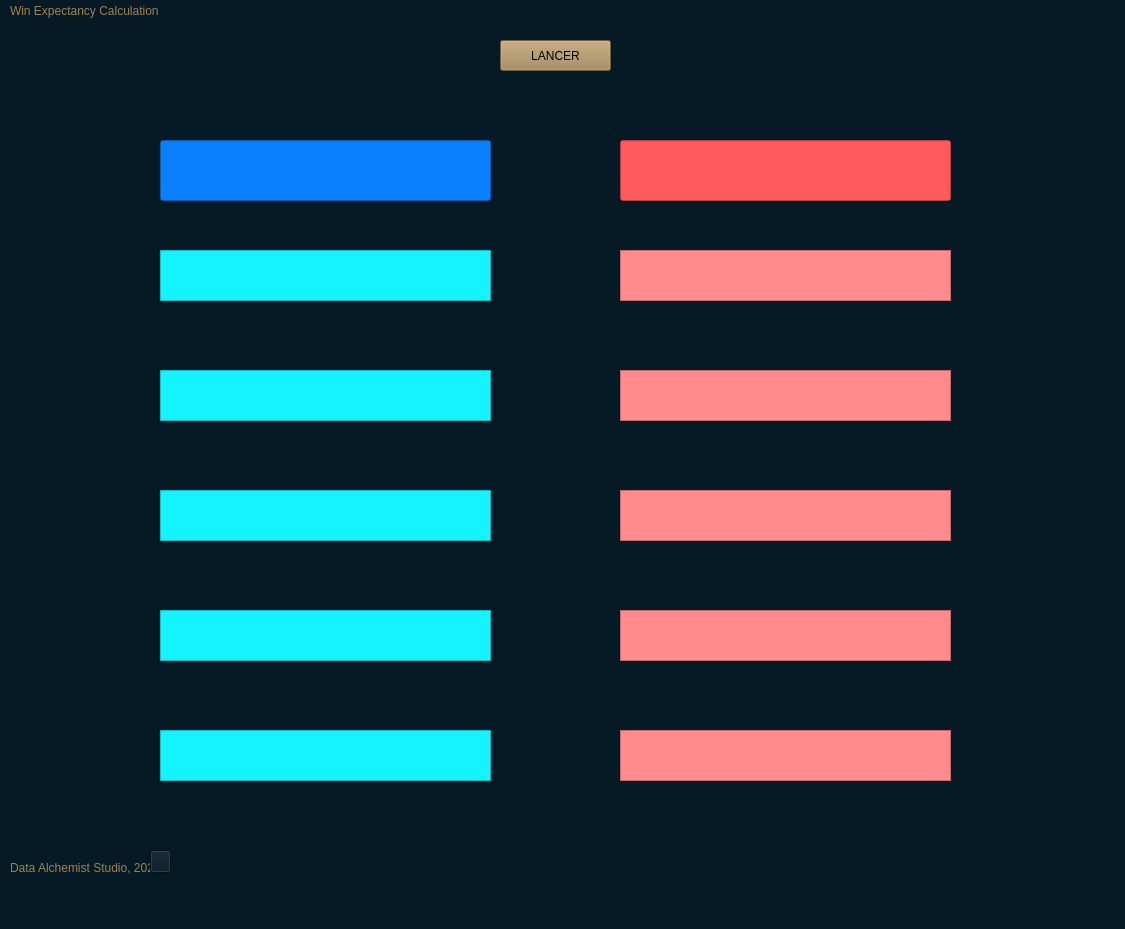
<?xml version="1.0" encoding="UTF-8"?>
<ui version="4.0">
 <class>MainWindow</class>
 <widget class="QMainWindow" name="MainWindow">
  <property name="geometry">
   <rect>
    <x>0</x>
    <y>0</y>
    <width>1125</width>
    <height>929</height>
   </rect>
  </property>
  <property name="palette">
   <palette>
    <active>
     <colorrole role="Button">
      <brush brushstyle="SolidPattern">
       <color alpha="255">
        <red>6</red>
        <green>26</green>
        <blue>37</blue>
       </color>
      </brush>
     </colorrole>
     <colorrole role="Base">
      <brush brushstyle="SolidPattern">
       <color alpha="255">
        <red>6</red>
        <green>26</green>
        <blue>37</blue>
       </color>
      </brush>
     </colorrole>
     <colorrole role="Window">
      <brush brushstyle="SolidPattern">
       <color alpha="255">
        <red>6</red>
        <green>26</green>
        <blue>37</blue>
       </color>
      </brush>
     </colorrole>
    </active>
    <inactive>
     <colorrole role="Button">
      <brush brushstyle="SolidPattern">
       <color alpha="255">
        <red>6</red>
        <green>26</green>
        <blue>37</blue>
       </color>
      </brush>
     </colorrole>
     <colorrole role="Base">
      <brush brushstyle="SolidPattern">
       <color alpha="255">
        <red>6</red>
        <green>26</green>
        <blue>37</blue>
       </color>
      </brush>
     </colorrole>
     <colorrole role="Window">
      <brush brushstyle="SolidPattern">
       <color alpha="255">
        <red>6</red>
        <green>26</green>
        <blue>37</blue>
       </color>
      </brush>
     </colorrole>
    </inactive>
    <disabled>
     <colorrole role="Button">
      <brush brushstyle="SolidPattern">
       <color alpha="255">
        <red>6</red>
        <green>26</green>
        <blue>37</blue>
       </color>
      </brush>
     </colorrole>
     <colorrole role="Base">
      <brush brushstyle="SolidPattern">
       <color alpha="255">
        <red>6</red>
        <green>26</green>
        <blue>37</blue>
       </color>
      </brush>
     </colorrole>
     <colorrole role="Window">
      <brush brushstyle="SolidPattern">
       <color alpha="255">
        <red>6</red>
        <green>26</green>
        <blue>37</blue>
       </color>
      </brush>
     </colorrole>
    </disabled>
   </palette>
  </property>
  <property name="font">
   <font>
    <family>Friz Quadrata Std</family>
   </font>
  </property>
  <property name="windowTitle">
   <string>WEC - Data Alchemist Studio, 2021</string>
  </property>
  <property name="styleSheet">
   <string notr="true">background-color: rgb(6, 26, 37);</string>
  </property>
  <widget class="QWidget" name="centralwidget">
   <widget class="QPushButton" name="button_1">
    <property name="geometry">
     <rect>
      <x>500</x>
      <y>40</y>
      <width>111</width>
      <height>31</height>
     </rect>
    </property>
    <property name="acceptDrops">
     <bool>false</bool>
    </property>
    <property name="styleSheet">
     <string notr="true">background-color: rgb(157, 130, 84);
font: 75 16pt &quot;Ebrima&quot;;</string>
    </property>
    <property name="text">
     <string>LANCER</string>
    </property>
   </widget>
   <widget class="QLabel" name="labelRoot">
    <property name="geometry">
     <rect>
      <x>10</x>
      <y>860</y>
      <width>141</width>
      <height>16</height>
     </rect>
    </property>
    <property name="styleSheet">
     <string notr="true">color: rgb(157, 130, 84);</string>
    </property>
    <property name="text">
     <string>Data Alchemist Studio, 2021</string>
    </property>
   </widget>
   <widget class="QLabel" name="labelMain">
    <property name="geometry">
     <rect>
      <x>10</x>
      <y>0</y>
      <width>191</width>
      <height>21</height>
     </rect>
    </property>
    <property name="styleSheet">
     <string notr="true">color: rgb(157, 130, 84);
font: 63 11pt &quot;Yu Gothic UI Semibold&quot;;</string>
    </property>
    <property name="text">
     <string>Win Expectancy Calculation</string>
    </property>
   </widget>
   <widget class="QLabel" name="labelSUP">
    <property name="geometry">
     <rect>
      <x>520</x>
      <y>720</y>
      <width>71</width>
      <height>71</height>
     </rect>
    </property>
    <property name="text">
     <string/>
    </property>
    <property name="pixmap">
     <pixmap>ressources/0_SUP.png</pixmap>
    </property>
    <property name="scaledContents">
     <bool>true</bool>
    </property>
   </widget>
   <widget class="QLabel" name="labelBot">
    <property name="geometry">
     <rect>
      <x>520</x>
      <y>600</y>
      <width>71</width>
      <height>71</height>
     </rect>
    </property>
    <property name="text">
     <string/>
    </property>
    <property name="pixmap">
     <pixmap>ressources/0_BOT.png</pixmap>
    </property>
    <property name="scaledContents">
     <bool>true</bool>
    </property>
   </widget>
   <widget class="QLabel" name="labelMid">
    <property name="geometry">
     <rect>
      <x>520</x>
      <y>480</y>
      <width>71</width>
      <height>71</height>
     </rect>
    </property>
    <property name="text">
     <string/>
    </property>
    <property name="pixmap">
     <pixmap>ressources/0_MID.png</pixmap>
    </property>
    <property name="scaledContents">
     <bool>true</bool>
    </property>
   </widget>
   <widget class="QLabel" name="labelJGL">
    <property name="geometry">
     <rect>
      <x>520</x>
      <y>360</y>
      <width>71</width>
      <height>71</height>
     </rect>
    </property>
    <property name="text">
     <string/>
    </property>
    <property name="pixmap">
     <pixmap>ressources/0_JGL.png</pixmap>
    </property>
    <property name="scaledContents">
     <bool>true</bool>
    </property>
   </widget>
   <widget class="QLabel" name="labelTOP">
    <property name="geometry">
     <rect>
      <x>520</x>
      <y>240</y>
      <width>71</width>
      <height>71</height>
     </rect>
    </property>
    <property name="text">
     <string/>
    </property>
    <property name="pixmap">
     <pixmap>ressources/0_TOP.png</pixmap>
    </property>
    <property name="scaledContents">
     <bool>true</bool>
    </property>
   </widget>
   <widget class="QTextBrowser" name="textBlueTop">
    <property name="geometry">
     <rect>
      <x>160</x>
      <y>250</y>
      <width>331</width>
      <height>51</height>
     </rect>
    </property>
    <property name="palette">
     <palette>
      <active>
       <colorrole role="Button">
        <brush brushstyle="SolidPattern">
         <color alpha="255">
          <red>20</red>
          <green>244</green>
          <blue>255</blue>
         </color>
        </brush>
       </colorrole>
       <colorrole role="Base">
        <brush brushstyle="SolidPattern">
         <color alpha="255">
          <red>20</red>
          <green>244</green>
          <blue>255</blue>
         </color>
        </brush>
       </colorrole>
       <colorrole role="Window">
        <brush brushstyle="SolidPattern">
         <color alpha="255">
          <red>20</red>
          <green>244</green>
          <blue>255</blue>
         </color>
        </brush>
       </colorrole>
      </active>
      <inactive>
       <colorrole role="Button">
        <brush brushstyle="SolidPattern">
         <color alpha="255">
          <red>20</red>
          <green>244</green>
          <blue>255</blue>
         </color>
        </brush>
       </colorrole>
       <colorrole role="Base">
        <brush brushstyle="SolidPattern">
         <color alpha="255">
          <red>20</red>
          <green>244</green>
          <blue>255</blue>
         </color>
        </brush>
       </colorrole>
       <colorrole role="Window">
        <brush brushstyle="SolidPattern">
         <color alpha="255">
          <red>20</red>
          <green>244</green>
          <blue>255</blue>
         </color>
        </brush>
       </colorrole>
      </inactive>
      <disabled>
       <colorrole role="Button">
        <brush brushstyle="SolidPattern">
         <color alpha="255">
          <red>20</red>
          <green>244</green>
          <blue>255</blue>
         </color>
        </brush>
       </colorrole>
       <colorrole role="Base">
        <brush brushstyle="SolidPattern">
         <color alpha="255">
          <red>20</red>
          <green>244</green>
          <blue>255</blue>
         </color>
        </brush>
       </colorrole>
       <colorrole role="Window">
        <brush brushstyle="SolidPattern">
         <color alpha="255">
          <red>20</red>
          <green>244</green>
          <blue>255</blue>
         </color>
        </brush>
       </colorrole>
      </disabled>
     </palette>
    </property>
    <property name="font">
     <font>
      <family>Friz Quadrata</family>
      <pointsize>16</pointsize>
      <weight>75</weight>
      <bold>true</bold>
     </font>
    </property>
    <property name="styleSheet">
     <string notr="true">background-color: rgb(20, 244, 255);</string>
    </property>
   </widget>
   <widget class="QTextBrowser" name="textBlueJgl">
    <property name="geometry">
     <rect>
      <x>160</x>
      <y>370</y>
      <width>331</width>
      <height>51</height>
     </rect>
    </property>
    <property name="palette">
     <palette>
      <active>
       <colorrole role="Button">
        <brush brushstyle="SolidPattern">
         <color alpha="255">
          <red>20</red>
          <green>244</green>
          <blue>255</blue>
         </color>
        </brush>
       </colorrole>
       <colorrole role="Base">
        <brush brushstyle="SolidPattern">
         <color alpha="255">
          <red>20</red>
          <green>244</green>
          <blue>255</blue>
         </color>
        </brush>
       </colorrole>
       <colorrole role="Window">
        <brush brushstyle="SolidPattern">
         <color alpha="255">
          <red>20</red>
          <green>244</green>
          <blue>255</blue>
         </color>
        </brush>
       </colorrole>
      </active>
      <inactive>
       <colorrole role="Button">
        <brush brushstyle="SolidPattern">
         <color alpha="255">
          <red>20</red>
          <green>244</green>
          <blue>255</blue>
         </color>
        </brush>
       </colorrole>
       <colorrole role="Base">
        <brush brushstyle="SolidPattern">
         <color alpha="255">
          <red>20</red>
          <green>244</green>
          <blue>255</blue>
         </color>
        </brush>
       </colorrole>
       <colorrole role="Window">
        <brush brushstyle="SolidPattern">
         <color alpha="255">
          <red>20</red>
          <green>244</green>
          <blue>255</blue>
         </color>
        </brush>
       </colorrole>
      </inactive>
      <disabled>
       <colorrole role="Button">
        <brush brushstyle="SolidPattern">
         <color alpha="255">
          <red>20</red>
          <green>244</green>
          <blue>255</blue>
         </color>
        </brush>
       </colorrole>
       <colorrole role="Base">
        <brush brushstyle="SolidPattern">
         <color alpha="255">
          <red>20</red>
          <green>244</green>
          <blue>255</blue>
         </color>
        </brush>
       </colorrole>
       <colorrole role="Window">
        <brush brushstyle="SolidPattern">
         <color alpha="255">
          <red>20</red>
          <green>244</green>
          <blue>255</blue>
         </color>
        </brush>
       </colorrole>
      </disabled>
     </palette>
    </property>
    <property name="font">
     <font>
      <family>Friz Quadrata</family>
      <pointsize>16</pointsize>
      <weight>75</weight>
      <bold>true</bold>
     </font>
    </property>
    <property name="styleSheet">
     <string notr="true">background-color: rgb(20, 244, 255);</string>
    </property>
   </widget>
   <widget class="QTextBrowser" name="textBlueMid">
    <property name="geometry">
     <rect>
      <x>160</x>
      <y>490</y>
      <width>331</width>
      <height>51</height>
     </rect>
    </property>
    <property name="palette">
     <palette>
      <active>
       <colorrole role="Button">
        <brush brushstyle="SolidPattern">
         <color alpha="255">
          <red>20</red>
          <green>244</green>
          <blue>255</blue>
         </color>
        </brush>
       </colorrole>
       <colorrole role="Base">
        <brush brushstyle="SolidPattern">
         <color alpha="255">
          <red>20</red>
          <green>244</green>
          <blue>255</blue>
         </color>
        </brush>
       </colorrole>
       <colorrole role="Window">
        <brush brushstyle="SolidPattern">
         <color alpha="255">
          <red>20</red>
          <green>244</green>
          <blue>255</blue>
         </color>
        </brush>
       </colorrole>
      </active>
      <inactive>
       <colorrole role="Button">
        <brush brushstyle="SolidPattern">
         <color alpha="255">
          <red>20</red>
          <green>244</green>
          <blue>255</blue>
         </color>
        </brush>
       </colorrole>
       <colorrole role="Base">
        <brush brushstyle="SolidPattern">
         <color alpha="255">
          <red>20</red>
          <green>244</green>
          <blue>255</blue>
         </color>
        </brush>
       </colorrole>
       <colorrole role="Window">
        <brush brushstyle="SolidPattern">
         <color alpha="255">
          <red>20</red>
          <green>244</green>
          <blue>255</blue>
         </color>
        </brush>
       </colorrole>
      </inactive>
      <disabled>
       <colorrole role="Button">
        <brush brushstyle="SolidPattern">
         <color alpha="255">
          <red>20</red>
          <green>244</green>
          <blue>255</blue>
         </color>
        </brush>
       </colorrole>
       <colorrole role="Base">
        <brush brushstyle="SolidPattern">
         <color alpha="255">
          <red>20</red>
          <green>244</green>
          <blue>255</blue>
         </color>
        </brush>
       </colorrole>
       <colorrole role="Window">
        <brush brushstyle="SolidPattern">
         <color alpha="255">
          <red>20</red>
          <green>244</green>
          <blue>255</blue>
         </color>
        </brush>
       </colorrole>
      </disabled>
     </palette>
    </property>
    <property name="font">
     <font>
      <family>Friz Quadrata</family>
      <pointsize>16</pointsize>
      <weight>75</weight>
      <bold>true</bold>
     </font>
    </property>
    <property name="styleSheet">
     <string notr="true">background-color: rgb(20, 244, 255);</string>
    </property>
   </widget>
   <widget class="QTextBrowser" name="textBlueBot">
    <property name="geometry">
     <rect>
      <x>160</x>
      <y>610</y>
      <width>331</width>
      <height>51</height>
     </rect>
    </property>
    <property name="palette">
     <palette>
      <active>
       <colorrole role="Button">
        <brush brushstyle="SolidPattern">
         <color alpha="255">
          <red>20</red>
          <green>244</green>
          <blue>255</blue>
         </color>
        </brush>
       </colorrole>
       <colorrole role="Base">
        <brush brushstyle="SolidPattern">
         <color alpha="255">
          <red>20</red>
          <green>244</green>
          <blue>255</blue>
         </color>
        </brush>
       </colorrole>
       <colorrole role="Window">
        <brush brushstyle="SolidPattern">
         <color alpha="255">
          <red>20</red>
          <green>244</green>
          <blue>255</blue>
         </color>
        </brush>
       </colorrole>
      </active>
      <inactive>
       <colorrole role="Button">
        <brush brushstyle="SolidPattern">
         <color alpha="255">
          <red>20</red>
          <green>244</green>
          <blue>255</blue>
         </color>
        </brush>
       </colorrole>
       <colorrole role="Base">
        <brush brushstyle="SolidPattern">
         <color alpha="255">
          <red>20</red>
          <green>244</green>
          <blue>255</blue>
         </color>
        </brush>
       </colorrole>
       <colorrole role="Window">
        <brush brushstyle="SolidPattern">
         <color alpha="255">
          <red>20</red>
          <green>244</green>
          <blue>255</blue>
         </color>
        </brush>
       </colorrole>
      </inactive>
      <disabled>
       <colorrole role="Button">
        <brush brushstyle="SolidPattern">
         <color alpha="255">
          <red>20</red>
          <green>244</green>
          <blue>255</blue>
         </color>
        </brush>
       </colorrole>
       <colorrole role="Base">
        <brush brushstyle="SolidPattern">
         <color alpha="255">
          <red>20</red>
          <green>244</green>
          <blue>255</blue>
         </color>
        </brush>
       </colorrole>
       <colorrole role="Window">
        <brush brushstyle="SolidPattern">
         <color alpha="255">
          <red>20</red>
          <green>244</green>
          <blue>255</blue>
         </color>
        </brush>
       </colorrole>
      </disabled>
     </palette>
    </property>
    <property name="font">
     <font>
      <family>Friz Quadrata</family>
      <pointsize>16</pointsize>
      <weight>75</weight>
      <bold>true</bold>
     </font>
    </property>
    <property name="styleSheet">
     <string notr="true">background-color: rgb(20, 244, 255);</string>
    </property>
   </widget>
   <widget class="QTextBrowser" name="textBlueSup">
    <property name="geometry">
     <rect>
      <x>160</x>
      <y>730</y>
      <width>331</width>
      <height>51</height>
     </rect>
    </property>
    <property name="palette">
     <palette>
      <active>
       <colorrole role="Button">
        <brush brushstyle="SolidPattern">
         <color alpha="255">
          <red>20</red>
          <green>244</green>
          <blue>255</blue>
         </color>
        </brush>
       </colorrole>
       <colorrole role="Base">
        <brush brushstyle="SolidPattern">
         <color alpha="255">
          <red>20</red>
          <green>244</green>
          <blue>255</blue>
         </color>
        </brush>
       </colorrole>
       <colorrole role="Window">
        <brush brushstyle="SolidPattern">
         <color alpha="255">
          <red>20</red>
          <green>244</green>
          <blue>255</blue>
         </color>
        </brush>
       </colorrole>
      </active>
      <inactive>
       <colorrole role="Button">
        <brush brushstyle="SolidPattern">
         <color alpha="255">
          <red>20</red>
          <green>244</green>
          <blue>255</blue>
         </color>
        </brush>
       </colorrole>
       <colorrole role="Base">
        <brush brushstyle="SolidPattern">
         <color alpha="255">
          <red>20</red>
          <green>244</green>
          <blue>255</blue>
         </color>
        </brush>
       </colorrole>
       <colorrole role="Window">
        <brush brushstyle="SolidPattern">
         <color alpha="255">
          <red>20</red>
          <green>244</green>
          <blue>255</blue>
         </color>
        </brush>
       </colorrole>
      </inactive>
      <disabled>
       <colorrole role="Button">
        <brush brushstyle="SolidPattern">
         <color alpha="255">
          <red>20</red>
          <green>244</green>
          <blue>255</blue>
         </color>
        </brush>
       </colorrole>
       <colorrole role="Base">
        <brush brushstyle="SolidPattern">
         <color alpha="255">
          <red>20</red>
          <green>244</green>
          <blue>255</blue>
         </color>
        </brush>
       </colorrole>
       <colorrole role="Window">
        <brush brushstyle="SolidPattern">
         <color alpha="255">
          <red>20</red>
          <green>244</green>
          <blue>255</blue>
         </color>
        </brush>
       </colorrole>
      </disabled>
     </palette>
    </property>
    <property name="font">
     <font>
      <family>Friz Quadrata</family>
      <pointsize>16</pointsize>
      <weight>75</weight>
      <bold>true</bold>
     </font>
    </property>
    <property name="styleSheet">
     <string notr="true">background-color: rgb(20, 244, 255);</string>
    </property>
   </widget>
   <widget class="QTextBrowser" name="textRedTop">
    <property name="geometry">
     <rect>
      <x>620</x>
      <y>250</y>
      <width>331</width>
      <height>51</height>
     </rect>
    </property>
    <property name="palette">
     <palette>
      <active>
       <colorrole role="Button">
        <brush brushstyle="SolidPattern">
         <color alpha="255">
          <red>255</red>
          <green>139</green>
          <blue>141</blue>
         </color>
        </brush>
       </colorrole>
       <colorrole role="Base">
        <brush brushstyle="SolidPattern">
         <color alpha="255">
          <red>255</red>
          <green>139</green>
          <blue>141</blue>
         </color>
        </brush>
       </colorrole>
       <colorrole role="Window">
        <brush brushstyle="SolidPattern">
         <color alpha="255">
          <red>255</red>
          <green>139</green>
          <blue>141</blue>
         </color>
        </brush>
       </colorrole>
      </active>
      <inactive>
       <colorrole role="Button">
        <brush brushstyle="SolidPattern">
         <color alpha="255">
          <red>255</red>
          <green>139</green>
          <blue>141</blue>
         </color>
        </brush>
       </colorrole>
       <colorrole role="Base">
        <brush brushstyle="SolidPattern">
         <color alpha="255">
          <red>255</red>
          <green>139</green>
          <blue>141</blue>
         </color>
        </brush>
       </colorrole>
       <colorrole role="Window">
        <brush brushstyle="SolidPattern">
         <color alpha="255">
          <red>255</red>
          <green>139</green>
          <blue>141</blue>
         </color>
        </brush>
       </colorrole>
      </inactive>
      <disabled>
       <colorrole role="Button">
        <brush brushstyle="SolidPattern">
         <color alpha="255">
          <red>255</red>
          <green>139</green>
          <blue>141</blue>
         </color>
        </brush>
       </colorrole>
       <colorrole role="Base">
        <brush brushstyle="SolidPattern">
         <color alpha="255">
          <red>255</red>
          <green>139</green>
          <blue>141</blue>
         </color>
        </brush>
       </colorrole>
       <colorrole role="Window">
        <brush brushstyle="SolidPattern">
         <color alpha="255">
          <red>255</red>
          <green>139</green>
          <blue>141</blue>
         </color>
        </brush>
       </colorrole>
      </disabled>
     </palette>
    </property>
    <property name="font">
     <font>
      <family>Friz Quadrata</family>
      <pointsize>16</pointsize>
      <weight>75</weight>
      <bold>true</bold>
     </font>
    </property>
    <property name="styleSheet">
     <string notr="true">background-color: rgb(255, 139, 141);</string>
    </property>
   </widget>
   <widget class="QTextBrowser" name="textRedJgl">
    <property name="geometry">
     <rect>
      <x>620</x>
      <y>370</y>
      <width>331</width>
      <height>51</height>
     </rect>
    </property>
    <property name="palette">
     <palette>
      <active>
       <colorrole role="Button">
        <brush brushstyle="SolidPattern">
         <color alpha="255">
          <red>255</red>
          <green>139</green>
          <blue>141</blue>
         </color>
        </brush>
       </colorrole>
       <colorrole role="Base">
        <brush brushstyle="SolidPattern">
         <color alpha="255">
          <red>255</red>
          <green>139</green>
          <blue>141</blue>
         </color>
        </brush>
       </colorrole>
       <colorrole role="Window">
        <brush brushstyle="SolidPattern">
         <color alpha="255">
          <red>255</red>
          <green>139</green>
          <blue>141</blue>
         </color>
        </brush>
       </colorrole>
      </active>
      <inactive>
       <colorrole role="Button">
        <brush brushstyle="SolidPattern">
         <color alpha="255">
          <red>255</red>
          <green>139</green>
          <blue>141</blue>
         </color>
        </brush>
       </colorrole>
       <colorrole role="Base">
        <brush brushstyle="SolidPattern">
         <color alpha="255">
          <red>255</red>
          <green>139</green>
          <blue>141</blue>
         </color>
        </brush>
       </colorrole>
       <colorrole role="Window">
        <brush brushstyle="SolidPattern">
         <color alpha="255">
          <red>255</red>
          <green>139</green>
          <blue>141</blue>
         </color>
        </brush>
       </colorrole>
      </inactive>
      <disabled>
       <colorrole role="Button">
        <brush brushstyle="SolidPattern">
         <color alpha="255">
          <red>255</red>
          <green>139</green>
          <blue>141</blue>
         </color>
        </brush>
       </colorrole>
       <colorrole role="Base">
        <brush brushstyle="SolidPattern">
         <color alpha="255">
          <red>255</red>
          <green>139</green>
          <blue>141</blue>
         </color>
        </brush>
       </colorrole>
       <colorrole role="Window">
        <brush brushstyle="SolidPattern">
         <color alpha="255">
          <red>255</red>
          <green>139</green>
          <blue>141</blue>
         </color>
        </brush>
       </colorrole>
      </disabled>
     </palette>
    </property>
    <property name="font">
     <font>
      <family>Friz Quadrata</family>
      <pointsize>16</pointsize>
      <weight>75</weight>
      <bold>true</bold>
     </font>
    </property>
    <property name="styleSheet">
     <string notr="true">background-color: rgb(255, 139, 141);</string>
    </property>
   </widget>
   <widget class="QTextBrowser" name="textRedMid">
    <property name="geometry">
     <rect>
      <x>620</x>
      <y>490</y>
      <width>331</width>
      <height>51</height>
     </rect>
    </property>
    <property name="palette">
     <palette>
      <active>
       <colorrole role="Button">
        <brush brushstyle="SolidPattern">
         <color alpha="255">
          <red>255</red>
          <green>139</green>
          <blue>141</blue>
         </color>
        </brush>
       </colorrole>
       <colorrole role="Base">
        <brush brushstyle="SolidPattern">
         <color alpha="255">
          <red>255</red>
          <green>139</green>
          <blue>141</blue>
         </color>
        </brush>
       </colorrole>
       <colorrole role="Window">
        <brush brushstyle="SolidPattern">
         <color alpha="255">
          <red>255</red>
          <green>139</green>
          <blue>141</blue>
         </color>
        </brush>
       </colorrole>
      </active>
      <inactive>
       <colorrole role="Button">
        <brush brushstyle="SolidPattern">
         <color alpha="255">
          <red>255</red>
          <green>139</green>
          <blue>141</blue>
         </color>
        </brush>
       </colorrole>
       <colorrole role="Base">
        <brush brushstyle="SolidPattern">
         <color alpha="255">
          <red>255</red>
          <green>139</green>
          <blue>141</blue>
         </color>
        </brush>
       </colorrole>
       <colorrole role="Window">
        <brush brushstyle="SolidPattern">
         <color alpha="255">
          <red>255</red>
          <green>139</green>
          <blue>141</blue>
         </color>
        </brush>
       </colorrole>
      </inactive>
      <disabled>
       <colorrole role="Button">
        <brush brushstyle="SolidPattern">
         <color alpha="255">
          <red>255</red>
          <green>139</green>
          <blue>141</blue>
         </color>
        </brush>
       </colorrole>
       <colorrole role="Base">
        <brush brushstyle="SolidPattern">
         <color alpha="255">
          <red>255</red>
          <green>139</green>
          <blue>141</blue>
         </color>
        </brush>
       </colorrole>
       <colorrole role="Window">
        <brush brushstyle="SolidPattern">
         <color alpha="255">
          <red>255</red>
          <green>139</green>
          <blue>141</blue>
         </color>
        </brush>
       </colorrole>
      </disabled>
     </palette>
    </property>
    <property name="font">
     <font>
      <family>Friz Quadrata</family>
      <pointsize>16</pointsize>
      <weight>75</weight>
      <bold>true</bold>
     </font>
    </property>
    <property name="styleSheet">
     <string notr="true">background-color: rgb(255, 139, 141);</string>
    </property>
   </widget>
   <widget class="QTextBrowser" name="textRedBot">
    <property name="geometry">
     <rect>
      <x>620</x>
      <y>610</y>
      <width>331</width>
      <height>51</height>
     </rect>
    </property>
    <property name="palette">
     <palette>
      <active>
       <colorrole role="Button">
        <brush brushstyle="SolidPattern">
         <color alpha="255">
          <red>255</red>
          <green>139</green>
          <blue>141</blue>
         </color>
        </brush>
       </colorrole>
       <colorrole role="Base">
        <brush brushstyle="SolidPattern">
         <color alpha="255">
          <red>255</red>
          <green>139</green>
          <blue>141</blue>
         </color>
        </brush>
       </colorrole>
       <colorrole role="Window">
        <brush brushstyle="SolidPattern">
         <color alpha="255">
          <red>255</red>
          <green>139</green>
          <blue>141</blue>
         </color>
        </brush>
       </colorrole>
      </active>
      <inactive>
       <colorrole role="Button">
        <brush brushstyle="SolidPattern">
         <color alpha="255">
          <red>255</red>
          <green>139</green>
          <blue>141</blue>
         </color>
        </brush>
       </colorrole>
       <colorrole role="Base">
        <brush brushstyle="SolidPattern">
         <color alpha="255">
          <red>255</red>
          <green>139</green>
          <blue>141</blue>
         </color>
        </brush>
       </colorrole>
       <colorrole role="Window">
        <brush brushstyle="SolidPattern">
         <color alpha="255">
          <red>255</red>
          <green>139</green>
          <blue>141</blue>
         </color>
        </brush>
       </colorrole>
      </inactive>
      <disabled>
       <colorrole role="Button">
        <brush brushstyle="SolidPattern">
         <color alpha="255">
          <red>255</red>
          <green>139</green>
          <blue>141</blue>
         </color>
        </brush>
       </colorrole>
       <colorrole role="Base">
        <brush brushstyle="SolidPattern">
         <color alpha="255">
          <red>255</red>
          <green>139</green>
          <blue>141</blue>
         </color>
        </brush>
       </colorrole>
       <colorrole role="Window">
        <brush brushstyle="SolidPattern">
         <color alpha="255">
          <red>255</red>
          <green>139</green>
          <blue>141</blue>
         </color>
        </brush>
       </colorrole>
      </disabled>
     </palette>
    </property>
    <property name="font">
     <font>
      <family>Friz Quadrata</family>
      <pointsize>16</pointsize>
      <weight>75</weight>
      <bold>true</bold>
     </font>
    </property>
    <property name="styleSheet">
     <string notr="true">background-color: rgb(255, 139, 141);</string>
    </property>
   </widget>
   <widget class="QTextBrowser" name="textRedSup">
    <property name="geometry">
     <rect>
      <x>620</x>
      <y>730</y>
      <width>331</width>
      <height>51</height>
     </rect>
    </property>
    <property name="palette">
     <palette>
      <active>
       <colorrole role="Button">
        <brush brushstyle="SolidPattern">
         <color alpha="255">
          <red>255</red>
          <green>139</green>
          <blue>141</blue>
         </color>
        </brush>
       </colorrole>
       <colorrole role="Base">
        <brush brushstyle="SolidPattern">
         <color alpha="255">
          <red>255</red>
          <green>139</green>
          <blue>141</blue>
         </color>
        </brush>
       </colorrole>
       <colorrole role="Window">
        <brush brushstyle="SolidPattern">
         <color alpha="255">
          <red>255</red>
          <green>139</green>
          <blue>141</blue>
         </color>
        </brush>
       </colorrole>
      </active>
      <inactive>
       <colorrole role="Button">
        <brush brushstyle="SolidPattern">
         <color alpha="255">
          <red>255</red>
          <green>139</green>
          <blue>141</blue>
         </color>
        </brush>
       </colorrole>
       <colorrole role="Base">
        <brush brushstyle="SolidPattern">
         <color alpha="255">
          <red>255</red>
          <green>139</green>
          <blue>141</blue>
         </color>
        </brush>
       </colorrole>
       <colorrole role="Window">
        <brush brushstyle="SolidPattern">
         <color alpha="255">
          <red>255</red>
          <green>139</green>
          <blue>141</blue>
         </color>
        </brush>
       </colorrole>
      </inactive>
      <disabled>
       <colorrole role="Button">
        <brush brushstyle="SolidPattern">
         <color alpha="255">
          <red>255</red>
          <green>139</green>
          <blue>141</blue>
         </color>
        </brush>
       </colorrole>
       <colorrole role="Base">
        <brush brushstyle="SolidPattern">
         <color alpha="255">
          <red>255</red>
          <green>139</green>
          <blue>141</blue>
         </color>
        </brush>
       </colorrole>
       <colorrole role="Window">
        <brush brushstyle="SolidPattern">
         <color alpha="255">
          <red>255</red>
          <green>139</green>
          <blue>141</blue>
         </color>
        </brush>
       </colorrole>
      </disabled>
     </palette>
    </property>
    <property name="font">
     <font>
      <family>Friz Quadrata</family>
      <pointsize>16</pointsize>
      <weight>75</weight>
      <bold>true</bold>
     </font>
    </property>
    <property name="styleSheet">
     <string notr="true">background-color: rgb(255, 139, 141);</string>
    </property>
   </widget>
   <widget class="QPushButton" name="infoButton">
    <property name="geometry">
     <rect>
      <x>150</x>
      <y>850</y>
      <width>21</width>
      <height>23</height>
     </rect>
    </property>
    <property name="text">
     <string/>
    </property>
    <property name="icon">
     <iconset>
      <normaloff>ressources/icon/information-button.png</normaloff>ressources/icon/information-button.png</iconset>
    </property>
    <property name="iconSize">
     <size>
      <width>24</width>
      <height>24</height>
     </size>
    </property>
   </widget>
   <widget class="QLineEdit" name="textBlueMain">
    <property name="geometry">
     <rect>
      <x>160</x>
      <y>140</y>
      <width>331</width>
      <height>61</height>
     </rect>
    </property>
    <property name="font">
     <font>
      <family>Friz Quadrata</family>
      <pointsize>16</pointsize>
      <weight>75</weight>
      <bold>true</bold>
     </font>
    </property>
    <property name="styleSheet">
     <string notr="true">background-color: rgb(10, 128, 255);</string>
    </property>
    <property name="alignment">
     <set>Qt::AlignCenter</set>
    </property>
   </widget>
   <widget class="QLineEdit" name="textRedMain">
    <property name="geometry">
     <rect>
      <x>620</x>
      <y>140</y>
      <width>331</width>
      <height>61</height>
     </rect>
    </property>
    <property name="font">
     <font>
      <family>Friz Quadrata</family>
      <pointsize>16</pointsize>
      <weight>75</weight>
      <bold>true</bold>
     </font>
    </property>
    <property name="styleSheet">
     <string notr="true">background-color: rgb(255, 90, 93);</string>
    </property>
    <property name="alignment">
     <set>Qt::AlignCenter</set>
    </property>
   </widget>
   <widget class="QLabel" name="imgBlueTop">
    <property name="geometry">
     <rect>
      <x>30</x>
      <y>230</y>
      <width>91</width>
      <height>91</height>
     </rect>
    </property>
    <property name="styleSheet">
     <string notr="true">border-color: rgb(255, 255, 127);</string>
    </property>
    <property name="frameShape">
     <enum>QFrame::Box</enum>
    </property>
    <property name="lineWidth">
     <number>0</number>
    </property>
    <property name="text">
     <string/>
    </property>
    <property name="alignment">
     <set>Qt::AlignCenter</set>
    </property>
   </widget>
   <widget class="QLabel" name="imgBlueJgl">
    <property name="geometry">
     <rect>
      <x>30</x>
      <y>350</y>
      <width>91</width>
      <height>91</height>
     </rect>
    </property>
    <property name="styleSheet">
     <string notr="true">border-color: rgb(255, 255, 127);</string>
    </property>
    <property name="frameShape">
     <enum>QFrame::Box</enum>
    </property>
    <property name="lineWidth">
     <number>0</number>
    </property>
    <property name="text">
     <string/>
    </property>
    <property name="alignment">
     <set>Qt::AlignCenter</set>
    </property>
   </widget>
   <widget class="QLabel" name="imgBlueMid">
    <property name="geometry">
     <rect>
      <x>30</x>
      <y>470</y>
      <width>91</width>
      <height>91</height>
     </rect>
    </property>
    <property name="styleSheet">
     <string notr="true">border-color: rgb(255, 255, 127);</string>
    </property>
    <property name="frameShape">
     <enum>QFrame::Box</enum>
    </property>
    <property name="lineWidth">
     <number>0</number>
    </property>
    <property name="text">
     <string/>
    </property>
    <property name="alignment">
     <set>Qt::AlignCenter</set>
    </property>
   </widget>
   <widget class="QLabel" name="imgBlueBot">
    <property name="geometry">
     <rect>
      <x>30</x>
      <y>590</y>
      <width>91</width>
      <height>91</height>
     </rect>
    </property>
    <property name="styleSheet">
     <string notr="true">border-color: rgb(255, 255, 127);</string>
    </property>
    <property name="frameShape">
     <enum>QFrame::Box</enum>
    </property>
    <property name="lineWidth">
     <number>0</number>
    </property>
    <property name="text">
     <string/>
    </property>
    <property name="alignment">
     <set>Qt::AlignCenter</set>
    </property>
   </widget>
   <widget class="QLabel" name="imgBlueSup">
    <property name="geometry">
     <rect>
      <x>30</x>
      <y>710</y>
      <width>91</width>
      <height>91</height>
     </rect>
    </property>
    <property name="styleSheet">
     <string notr="true">border-color: rgb(255, 255, 127);</string>
    </property>
    <property name="frameShape">
     <enum>QFrame::Box</enum>
    </property>
    <property name="lineWidth">
     <number>0</number>
    </property>
    <property name="text">
     <string/>
    </property>
    <property name="alignment">
     <set>Qt::AlignCenter</set>
    </property>
   </widget>
   <widget class="QLabel" name="imgRedTop">
    <property name="geometry">
     <rect>
      <x>980</x>
      <y>230</y>
      <width>91</width>
      <height>91</height>
     </rect>
    </property>
    <property name="styleSheet">
     <string notr="true">border-color: rgb(255, 255, 127);</string>
    </property>
    <property name="frameShape">
     <enum>QFrame::Box</enum>
    </property>
    <property name="lineWidth">
     <number>0</number>
    </property>
    <property name="text">
     <string/>
    </property>
    <property name="alignment">
     <set>Qt::AlignCenter</set>
    </property>
   </widget>
   <widget class="QLabel" name="imgRedJgl">
    <property name="geometry">
     <rect>
      <x>980</x>
      <y>350</y>
      <width>91</width>
      <height>91</height>
     </rect>
    </property>
    <property name="styleSheet">
     <string notr="true">border-color: rgb(255, 255, 127);</string>
    </property>
    <property name="frameShape">
     <enum>QFrame::Box</enum>
    </property>
    <property name="lineWidth">
     <number>0</number>
    </property>
    <property name="text">
     <string/>
    </property>
    <property name="alignment">
     <set>Qt::AlignCenter</set>
    </property>
   </widget>
   <widget class="QLabel" name="imgRedMid">
    <property name="geometry">
     <rect>
      <x>980</x>
      <y>470</y>
      <width>91</width>
      <height>91</height>
     </rect>
    </property>
    <property name="styleSheet">
     <string notr="true">border-color: rgb(255, 255, 127);</string>
    </property>
    <property name="frameShape">
     <enum>QFrame::Box</enum>
    </property>
    <property name="lineWidth">
     <number>0</number>
    </property>
    <property name="text">
     <string/>
    </property>
    <property name="alignment">
     <set>Qt::AlignCenter</set>
    </property>
   </widget>
   <widget class="QLabel" name="imgRedBot">
    <property name="geometry">
     <rect>
      <x>980</x>
      <y>590</y>
      <width>91</width>
      <height>91</height>
     </rect>
    </property>
    <property name="styleSheet">
     <string notr="true">border-color: rgb(255, 255, 127);</string>
    </property>
    <property name="frameShape">
     <enum>QFrame::Box</enum>
    </property>
    <property name="lineWidth">
     <number>0</number>
    </property>
    <property name="text">
     <string/>
    </property>
    <property name="alignment">
     <set>Qt::AlignCenter</set>
    </property>
   </widget>
   <widget class="QLabel" name="imgRedSup">
    <property name="geometry">
     <rect>
      <x>980</x>
      <y>710</y>
      <width>91</width>
      <height>91</height>
     </rect>
    </property>
    <property name="styleSheet">
     <string notr="true">border-color: rgb(255, 255, 127);</string>
    </property>
    <property name="frameShape">
     <enum>QFrame::Box</enum>
    </property>
    <property name="lineWidth">
     <number>0</number>
    </property>
    <property name="text">
     <string/>
    </property>
    <property name="alignment">
     <set>Qt::AlignCenter</set>
    </property>
   </widget>
   <widget class="QLabel" name="label">
    <property name="geometry">
     <rect>
      <x>520</x>
      <y>140</y>
      <width>71</width>
      <height>71</height>
     </rect>
    </property>
    <property name="text">
     <string/>
    </property>
    <property name="pixmap">
     <pixmap>ressources/Versus_2.png</pixmap>
    </property>
    <property name="scaledContents">
     <bool>true</bool>
    </property>
   </widget>
  </widget>
  <widget class="QMenuBar" name="menubar">
   <property name="geometry">
    <rect>
     <x>0</x>
     <y>0</y>
     <width>1125</width>
     <height>21</height>
    </rect>
   </property>
  </widget>
  <widget class="QStatusBar" name="statusbar"/>
  <action name="actionpgmLauncher">
   <property name="text">
    <string>pgmLauncher</string>
   </property>
  </action>
 </widget>
 <resources/>
 <connections>
  <connection>
   <sender>button_1</sender>
   <signal>clicked()</signal>
   <receiver>actionpgmLauncher</receiver>
   <slot>trigger()</slot>
   <hints>
    <hint type="sourcelabel">
     <x>535</x>
     <y>76</y>
    </hint>
    <hint type="destinationlabel">
     <x>-1</x>
     <y>-1</y>
    </hint>
   </hints>
  </connection>
 </connections>
</ui>
